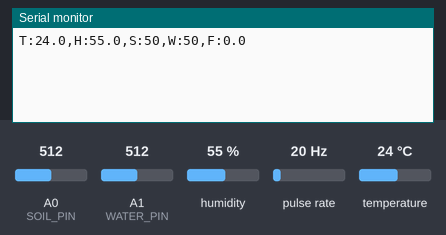
This sketch was run on a simulated Arduino Uno, built with avr-gcc and run on an emulated ATmega328P. Shown: the last lines printed to the serial monitor. Wiring (inferred from the names in the program): pulse sensor: data pin 2; HTU21/Si7021 sensor at I2C address 0x40. Inputs (shaded band) come from the test bench; at power-on: humidity 55 %, pulse rate 20 Hz, A0 (SOIL_PIN) = 512, A1 (WATER_PIN) = 512, temperature 24 °C.

Above: at 1.7 s.
1.8 s: humidity set to 22 %
At 3.2 s:
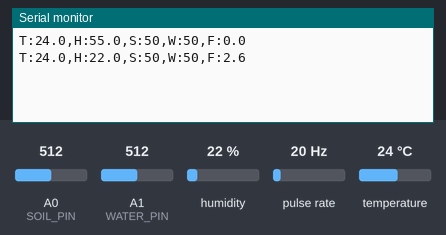
3.3 s: pulse rate (sensor on pin 2) set to 4 Hz
4.8 s: A0 (SOIL_PIN) set to 716
At 5.4 s:
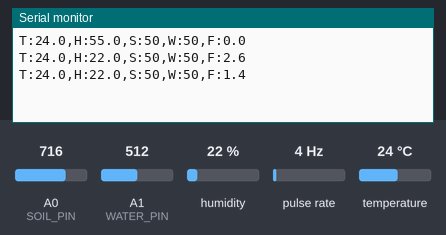
6.3 s: A1 (WATER_PIN) set to 716
At 7.6 s:
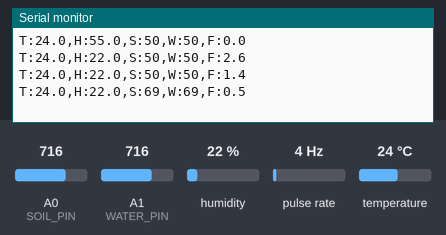
7.8 s: temperature set to 12 °C
At 9.2 s:
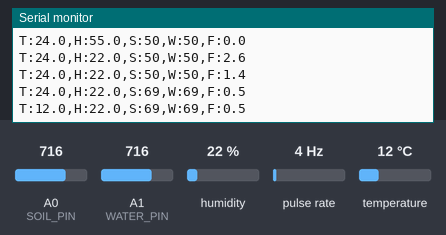
9.3 s: pulse rate (sensor on pin 2) set to 50 Hz
At 11.1 s:
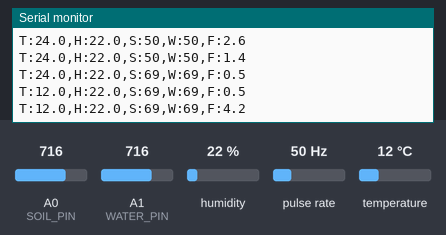
Timing chart, 0 to 11.8 s (numbered marks = the images above; inputs shaded):
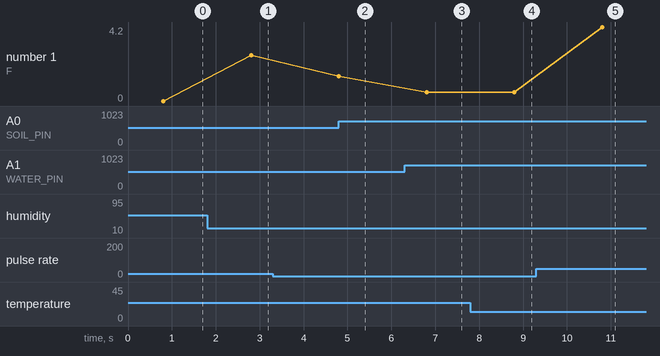

The sketch:

ARD1.ino
```cpp
#include <Wire.h>

#define SHT21_ADDR 0x40
#define CMD_TEMP   0xE3
#define CMD_HUM    0xE5

#define SOIL_PIN   A0
#define WATER_PIN  A1
#define FLOW_PIN   2        // YF-S201 : signal jaune (INT0)

// Calibration du capteur de sol (inversée pour Proteus)
const int SOIL_DRY = 0;
const int SOIL_WET = 1023;

// Calibration du capteur d'eau
const int WATER_EMPTY = 0;
const int WATER_FULL  = 1023;

// YF-S201 : fréquence (Hz) = 7.5 x débit (L/min)
const float FLOW_K = 7.5;

unsigned long lastSend = 0;
const unsigned long INTERVAL = 2000;

volatile unsigned long pulseCount = 0;
unsigned long lastFlowTime = 0;

void pulseISR() {
  pulseCount++;
}

bool sht21ReadRaw(uint8_t cmd, uint16_t &raw) {
  Wire.beginTransmission(SHT21_ADDR);
  Wire.write(cmd);
  if (Wire.endTransmission() != 0) return false;

  delay(100);

  if (Wire.requestFrom(SHT21_ADDR, 3) != 3) return false;

  uint8_t msb = Wire.read();
  uint8_t lsb = Wire.read();
  Wire.read();   // CRC ignoré

  raw = ((uint16_t)msb << 8) | lsb;
  raw &= 0xFFFC;
  return true;
}

int readAnalogAvg(int pin) {
  long sum = 0;
  for (int i = 0; i < 10; i++) {
    sum += analogRead(pin);
    delay(5);
  }
  return (int)(sum / 10);
}

int readSoilPercent() {
  int pct = map(readAnalogAvg(SOIL_PIN), SOIL_DRY, SOIL_WET, 0, 100);
  return constrain(pct, 0, 100);
}

int readWaterPercent() {
  int pct = map(readAnalogAvg(WATER_PIN), WATER_EMPTY, WATER_FULL, 0, 100);
  return constrain(pct, 0, 100);
}

// Débit moyen (L/min) depuis la dernière lecture
float readFlow() {
  noInterrupts();
  unsigned long p = pulseCount;
  pulseCount = 0;
  interrupts();

  unsigned long now = millis();
  float dt = (now - lastFlowTime) / 1000.0;
  lastFlowTime = now;

  if (dt < 0.2) return 0.0;
  float hz = (float)p / dt;
  return hz / FLOW_K;
}

void setup() {
  Serial.begin(9600);
  Wire.begin();

  pinMode(FLOW_PIN, INPUT_PULLUP);
  attachInterrupt(digitalPinToInterrupt(FLOW_PIN), pulseISR, RISING);

  delay(500);
  lastFlowTime = millis();
  lastSend = millis() - INTERVAL;   // première mesure immédiate
}

void loop() {
  if (millis() - lastSend >= INTERVAL) {
    lastSend = millis();

    float flow = readFlow();   // lu avant les autres capteurs

    uint16_t rawT, rawH;

    if (sht21ReadRaw(CMD_TEMP, rawT) && sht21ReadRaw(CMD_HUM, rawH)) {
      float temp = -46.85 + 175.72 * (float)rawT / 65536.0;
      float hum  = -6.0   + 125.0  * (float)rawH / 65536.0;
      int soil   = readSoilPercent();
      int water  = readWaterPercent();

      Serial.print("T:");
      Serial.print(temp, 1);
      Serial.print(",H:");
      Serial.print(hum, 1);
      Serial.print(",S:");
      Serial.print(soil);
      Serial.print(",W:");
      Serial.print(water);
      Serial.print(",F:");
      Serial.println(flow, 1);
    } else {
      Serial.println("ERREUR SHT21");
    }
  }
}
```

Measured:
- after the input at 1.8 s, the serial monitor: prints a new line after 1.0 s (image 1)
- after the input at 6.3 s, the serial monitor: prints a new line after 0.50 s (image 3)
- after the input at 7.8 s, the serial monitor: prints a new line after 1.0 s (image 4)
- after the input at 9.3 s, the serial monitor: prints a new line after 1.5 s (image 5)
- plotted number 1: 0.5 → 4.2 after the input at 9.3 s
